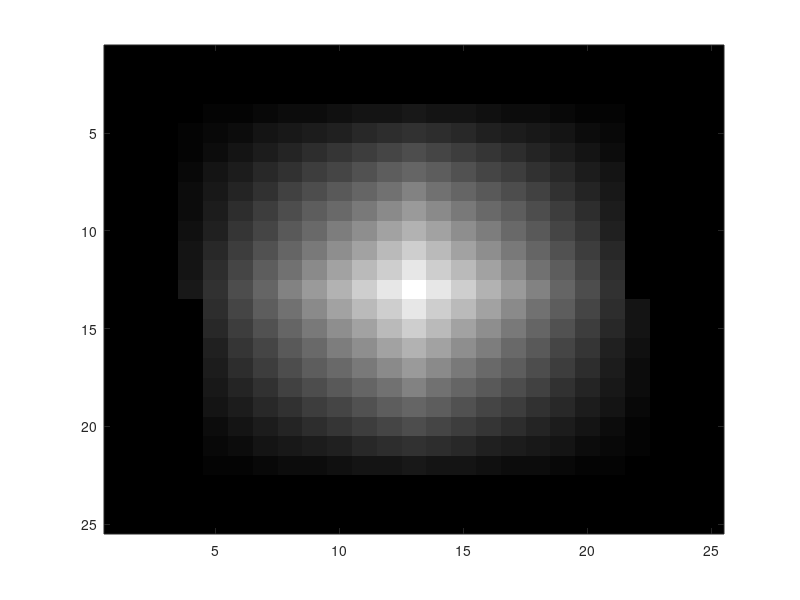

MATLAB code to generate this figure: (Note: this script raises an error after producing the figure.)
function lec3_filter1()

filter1 = zeros(25);
factor = 100;

k = 1;
for j = 13 : -1 : 4
    filter1(j,13) = k / factor;
    
    for i = 14 : 21
        filter1(j, i) = (1 - ((i-13)*0.1)) * k / factor;
    end

    for i = 4 : 12
        filter1(j, i) = (1 - ((13-i)*0.1)) * k / factor;
    end
    
    k = k - 0.1;
end

filter12 = rot90(rot90(filter1));
filter12 = filter12((14 : 25), :);

filter1((14:25), :) = filter12; 
figure
colormap gray
imagesc(filter1);

ApplyFilter(filter1);
end

